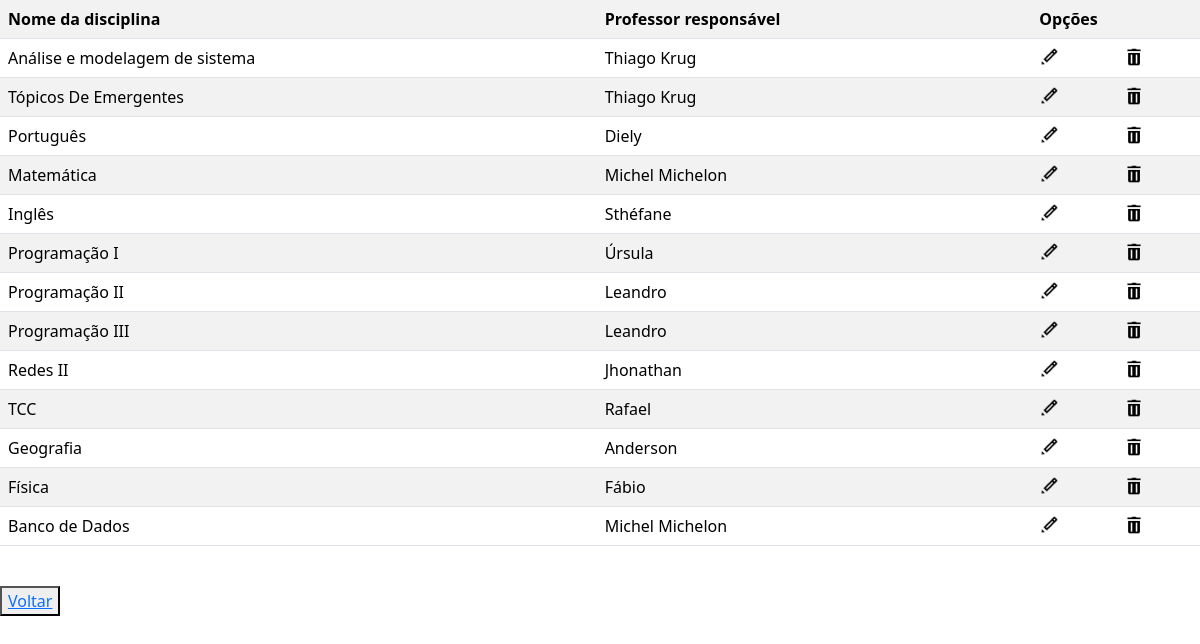
/crud/crud_disciplina/listar.php (signed in), run on an earlier commit of the app's database.
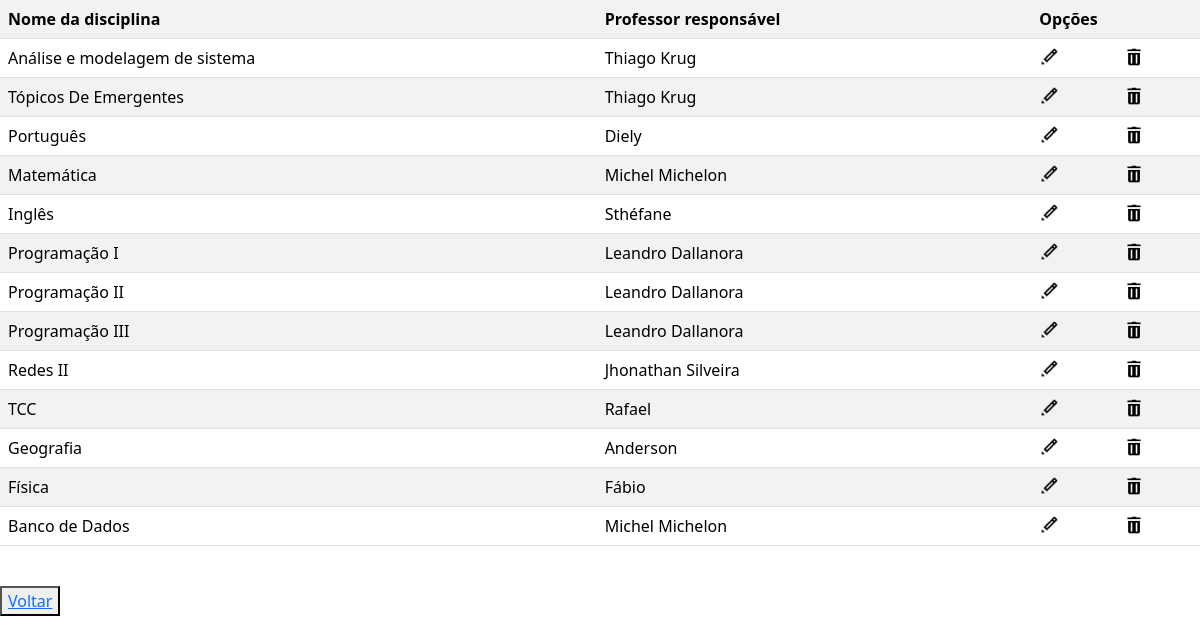
And on a later commit of the database.
### tables this page shows
CREATE TABLE IF NOT EXISTS `disciplina` (
  `id_disciplinas` int NOT NULL AUTO_INCREMENT,
  `nome_disciplina` varchar(255) DEFAULT NULL,
  `professor` varchar(100) NOT NULL,
  PRIMARY KEY (`id_disciplinas`)
);

### crud/crud_disciplina/listar.php (the view, shortened to what this page needs)
<?php
echo "<link rel='stylesheet' href='../../css/bootstrap.min.css'>";
include('../../conecta.php');
$sql = "SELECT * FROM disciplina";
$resultado = mysqli_query($conexao,$sql);
echo '<table class="table table-white table-striped">
<tr>
<th scope="col">Nome da disciplina</th>
<th scope="col">Professor responsável</th>
<th colspan=3>Opções</th>
</tr>';
while ($dados = mysqli_fetch_assoc($resultado)) {
echo '<tr>';
echo '<td>'.$dados['nome_disciplina'] .'</td>';
echo '<td>'.$dados['professor'] .'</td>';
echo '<td> <a href="formedit.php?id_disciplinas='.$dados['id_disciplinas'].'"> <img src="imagens/editar.png" width="20" height="20"> </a> </td>';
echo '<td> <a href="excluir?id_disciplinas='.$dados['id_disciplinas'].'"> <img src="imagens/excluir.png" width="20" height="20"> </a> </td>';
echo '</tr>';
}
echo '</table>'."<br>";
echo '<button><a href="index.php">Voltar</a></button>';
?>

What changed in the data, as far as the page shows it:
changed disciplina "Programação I": professor "Úrsula" → "Leandro Dallanora"
changed disciplina "Programação II": professor "Leandro" → "Leandro Dallanora"
changed disciplina "Programação III": professor "Leandro" → "Leandro Dallanora"
changed disciplina "Redes II": professor "Jhonathan" → "Jhonathan Silveira"
